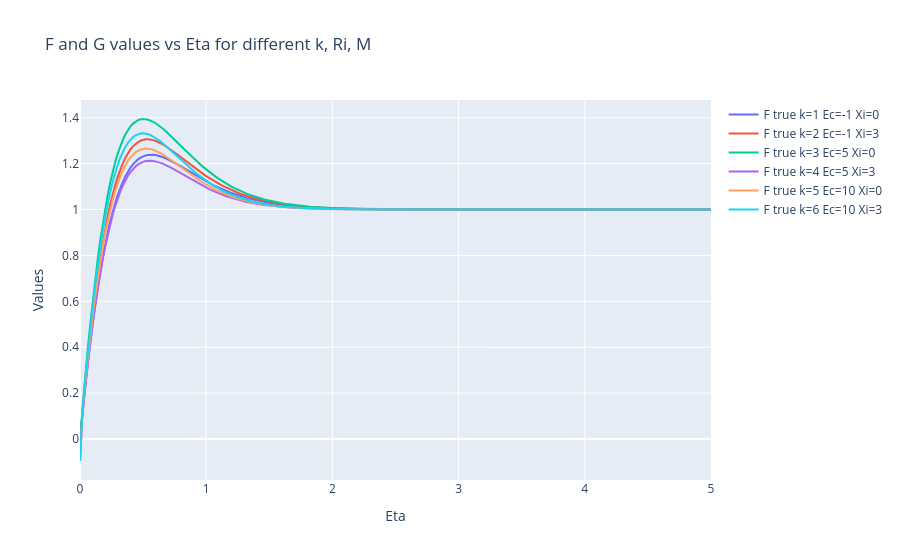

The notebook cell this image was saved under:
### Code cell
#PLOT PLOTLY GRAPH FOR aCTUAL VALUES F1 to F12
import plotly.express as px
import plotly.graph_objects as go
fig = go.Figure()
for k in range(1,7):
    sub = df[df['k']==k].sort_values('Eta')
    ec, xi = F_map[int(k)]
    fig.add_trace(go.Scatter(x=sub['Eta'], y=sub['Fval'], mode='lines', name=f'F true k={int(k)} Ec={ec} Xi={xi}'))
    #fig.add_trace(go.Scatter(x=sub['Eta'], y=sub['p_Fval'], mode='lines+markers', name=f'F pred k={int(k)} Ri={ri} M={m}'))
    #fig.add_trace(go.Scatter(x=sub['Eta'], y=sub['Gval'], mode='lines+markers', name=f'G true k={int(k)} Ri={ri} M={m}'))
    #fig.add_trace(go.Scatter(x=sub['Eta'], y=sub['p_Gval'], mode='lines+markers', name=f'G pred k={int(k)} Ri={ri} M={m}'))
fig.update_layout(title='F and G values vs Eta for different k, Ri, M', xaxis_title='Eta', yaxis_title='Values')
fig.write_html(os.path.join(OUT_DIR, "F_values_plotly.html"))
fig.show()

### Figure 1 — Plotly figure (JSON) as saved in the notebook; plotly's stock layout.template omitted (floating-point values rounded to 4 significant figures; data arrays with more than 128 entries replaced by an {"elided": "..."} marker saying what was removed)
{"data": [{"mode": "lines", "name": "F true k=1 Ec=-1 Xi=0", "type": "scatter", "x": {"elided": "251 float values"}, "y": {"elided": "251 float values"}}, {"mode": "lines", "name": "F true k=2 Ec=-1 Xi=3", "type": "scatter", "x": {"elided": "251 float values"}, "y": {"elided": "251 float values"}}, {"mode": "lines", "name": "F true k=3 Ec=5 Xi=0", "type": "scatter", "x": {"elided": "251 float values"}, "y": {"elided": "251 float values"}}, {"mode": "lines", "name": "F true k=4 Ec=5 Xi=3", "type": "scatter", "x": {"elided": "251 float values"}, "y": {"elided": "251 float values"}}, {"mode": "lines", "name": "F true k=5 Ec=10 Xi=0", "type": "scatter", "x": {"elided": "251 float values"}, "y": {"elided": "251 float values"}}, {"mode": "lines", "name": "F true k=6 Ec=10 Xi=3", "type": "scatter", "x": {"elided": "251 float values"}, "y": {"elided": "251 float values"}}], "layout": {"title": {"text": "F and G values vs Eta for different k, Ri, M"}, "xaxis": {"title": {"text": "Eta"}}, "yaxis": {"title": {"text": "Values"}}}}
